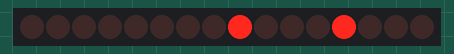
The sketch below on a simulated Arduino Uno, built with avr-gcc and run on an emulated ATmega328P. On the bench: 16 shift-register outputs drawn as a row of LEDs (first output left, lit = HIGH). Wiring (inferred from the names in the program): 2 × shift register (74HC595): data pin 11; shift clock pin 12; latch pin 8. Wiring (inferred from the signals the program sends): row of LEDs: on Q0, Q1, Q2, Q3, Q4, Q5, Q6, Q7, Q8, Q9, Q10, Q11, Q12, Q13, Q14, Q15. Random numbers use the default seed unless the sketch sets one.

Above: at 10.43 s.
At 11.05 s:
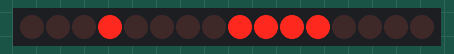
At 11.67 s:
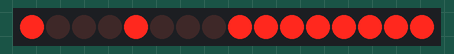
At 12.28 s:
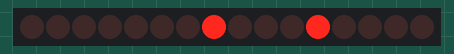
At 13.52 s:
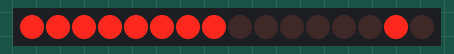
At 26.9 s:
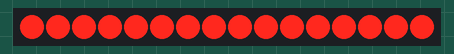
Timing chart, 0 to 40.0 s (numbered marks = the images above):
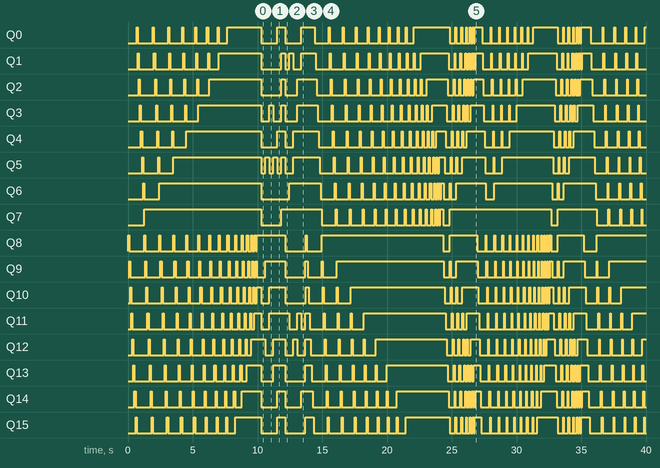

The sketch:

ArduinoLEDsWithShiftRegisters.ino
```cpp
//https://github.com/janisrove/Arduino-74HC595-shift-registers


int latchPin = 8;
int clockPin = 12;
int dataPin = 11;

int numOfRegisters = 2;
byte* registerState;

long effectId = 0;
long prevEffect = 0;
long effectRepeat = 0;
long effectSpeed = 30;

void setup() {
  //Initialize array
  registerState = new byte[numOfRegisters];
  for (size_t i = 0; i < numOfRegisters; i++) {
    registerState[i] = 0;
  }

  //set pins to output so you can control the shift register
  pinMode(latchPin, OUTPUT);
  pinMode(clockPin, OUTPUT);
  pinMode(dataPin, OUTPUT);
}

void loop() {
  do{
    effectId = random(6);
  } while (effectId == prevEffect);
  prevEffect = effectId;

  switch (effectId)
  {
  case 0:
    effectRepeat = random(1, 2);
    break;
  case 1:
    effectRepeat = random(1, 2);
    break;
  case 3:
    effectRepeat = random(1, 5);
    break;
  case 4:
    effectRepeat = random(1, 2);
    break;
  case 5:
    effectRepeat = random(1, 2);
    break;
  }

  for (int i = 0; i < effectRepeat; i++) {
    effectSpeed = random(10, 90);

    switch (effectId)
    {
    case 0:
      effectA(effectSpeed);
      break;
    case 1:
      effectB(effectSpeed);
      break;
    case 3:
      effectC(effectSpeed);
      break;
    case 4:
      effectD(effectSpeed);
      break;
    case 6:
      effectE(effectSpeed);
      break;
    }
  }
}

void effectA(int speed){
  for (int i = 0; i < 16; i++){
    for (int k = i; k < 16; k++){
      regWrite(k, HIGH);
      delay(speed);
      regWrite(k, LOW);
    }

    regWrite(i, HIGH);
  }
}

void effectB(int speed){
  for (int i = 15; i >= 0; i--){
    for (int k = 0; k < i; k++){
      regWrite(k, HIGH);
      delay(speed);
      regWrite(k, LOW);
    }

    regWrite(i, HIGH);
  }
}

void effectC(int speed){
  int prevI = 0;
  for (int i = 0; i < 16; i++){
    regWrite(prevI, LOW);
    regWrite(i, HIGH);
    prevI = i;

    delay(speed);
  }

  for (int i = 15; i >= 0; i--){
    regWrite(prevI, LOW);
    regWrite(i, HIGH);
    prevI = i;

    delay(speed);
  }
}

void effectD(int speed){
  for (int i = 0; i < 8; i++){
    for (int k = i; k < 8; k++)
    {
      regWrite(k, HIGH);
      regWrite(15 - k, HIGH);
      delay(speed);
      regWrite(k, LOW);
      regWrite(15 - k, LOW);
    }

    regWrite(i, HIGH);
    regWrite(15 - i, HIGH);
  }
}

void effectE(int speed){
  for (int i = 7; i >= 0; i--){
    for (int k = 0; k <= i; k++)
    {
      regWrite(k, HIGH);
      regWrite(15 - k, HIGH);
      delay(speed);
      regWrite(k, LOW);
      regWrite(15 - k, LOW);
    }

    regWrite(i, HIGH);
    regWrite(15 - i, HIGH);
  }
}

void regWrite(int pin, bool state){
  //Determines register
  int reg = pin / 8;
  //Determines pin for actual register
  int actualPin = pin - (8 * reg);

  //Begin session
  digitalWrite(latchPin, LOW);

  for (int i = 0; i < numOfRegisters; i++){
    //Get actual states for register
    byte* states = &registerState[i];

    //Update state
    if (i == reg){
      bitWrite(*states, actualPin, state);
    }

    //Write
    shiftOut(dataPin, clockPin, MSBFIRST, *states);
  }

  //End session
  digitalWrite(latchPin, HIGH);
}
```

Measured:
- by itself, Q7: LOW → HIGH at 1.3 s, → LOW 9.0 s later, → HIGH 1.6 s later, → LOW 3.1 s later, … (44 changes in this stretch)
